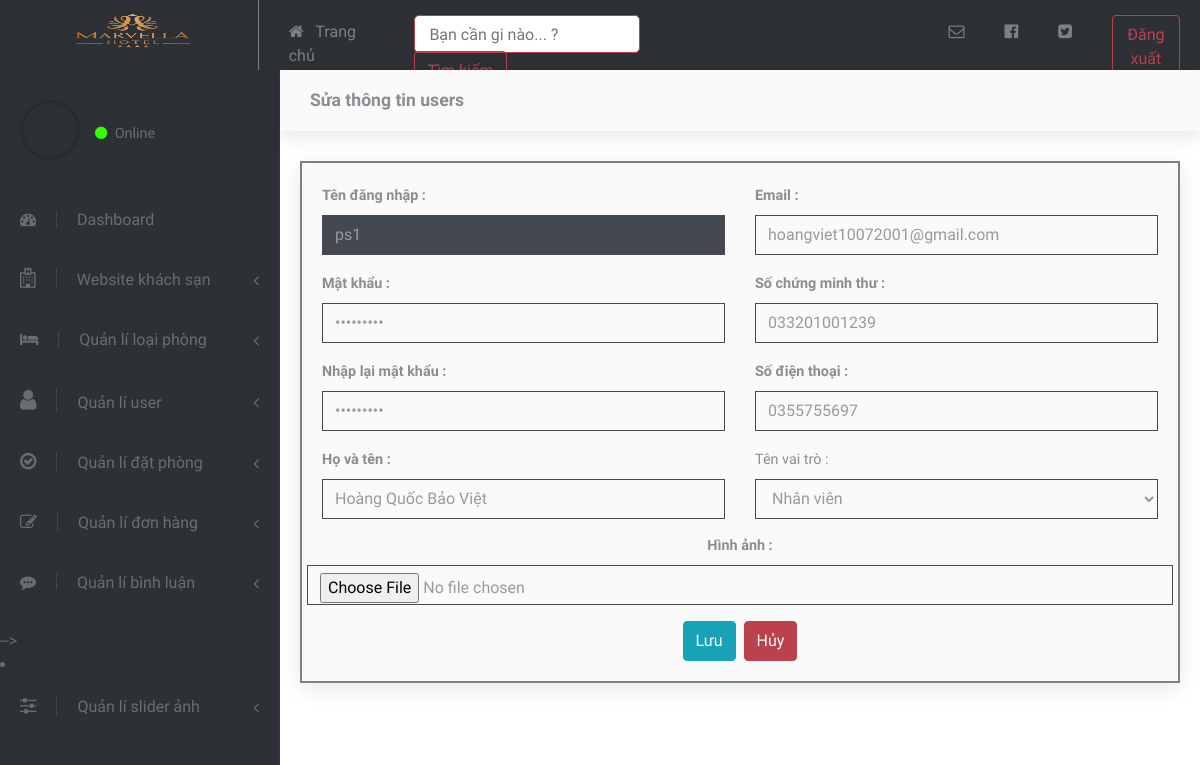
The page /admin/users/sua.php?id=ps1 on the database its author committed.
### tables this page shows
CREATE TABLE `users` (
  `id` varchar(255) NOT NULL,
  `mat_khau` varchar(255) NOT NULL,
  `ho_ten` varchar(255) NOT NULL,
  `hinh` varchar(255) NOT NULL,
  `email` varchar(255) NOT NULL,
  `so_chung_minh` varchar(255) NOT NULL,
  `sdt` varchar(255) NOT NULL,
  `ma_vai_tro` int(11) NOT NULL
);

CREATE TABLE `vai_tro` (
  `id` int(11) NOT NULL,
  `ten_vai_tro` varchar(255) NOT NULL
);

### dao/pdo.php (called while the page is built, shortened)
<?php
    function connect(){
        $host = "localhost" ;
        $dbname = "duanmot" ;
        $dbusername = "root" ;
        $dbpass = "" ;
        return new PDO("mysql:host=$host;dbname=$dbname;charset=utf8", $dbusername,$dbpass) ;
    }
      function select_all($sql){
        $connect = connect();
        $stml = $connect->prepare($sql);
        $stml->execute();
        return $select_all = $stml->fetchAll();
    }
    function select_one($sql){
        $connect = connect() ;
        $stmt = $connect->prepare($sql) ;
        $stmt->execute() ;
        return $select_one = $stmt->fetch() ;
    }
?>

### admin/users/sua.php (the view, shortened to what this page needs)
<?php
    require_once APP_PATH."/dao/pdo.php" ;
    if (isset($_GET['id'])) {
        $id = $_GET['id'];
        $sql = "select * from users where id = '$id'" ;
        $cout = connect()->prepare($sql);
        $cout->execute();
        if ($cout->rowCount() > 0) {
            $sql = "SELECT
            users.id ,
            users.mat_khau,
            users.ho_ten,
            users.hinh,
            users.email,
            users.so_chung_minh,
            users.sdt,
            users.ma_vai_tro as vt ,
            vai_tro.ten_vai_tro
            from users join vai_tro on users.ma_vai_tro = vai_tro.id where users.id = '$id'" ;
            $tt = select_one($sql) ;
        } else {
            try {
                header('location: ' . BASE_URL . "admin/users/list.php?msg=Users này không tồn tại !");
            } catch (PDOException $e) {
                echo $e->getMessage();
            }
        }
    }else{
        header('location: ' . BASE_URL . "admin/loai_phong/list.php?msg=Users này không tồn tại !");
    }
    $sql = "SELECT * FROM vai_tro" ;
    $vai_tro = select_all($sql) ;
    require_once APP_PATH."/admin/layout/layout.php" ;
?>
<div class="page-header" style=" background-color: #FAFAFA;box-shadow: 0px 5px 20px 0px rgba(0, 0, 0, 0.1);">
    <div class="container-fluid">
        <h2 class="h5 no-margin-bottom">Sửa thông tin users</h2>
    </div>
</div>
<div class="conten"
    style="margin: 30px 20px 30px 20px;box-shadow: 0px 5px 20px 0px rgba(0, 0, 0, 0.1); background-color: #FAFAFA;">
    <div class="box" style="border: 2px solid gray; padding: 20px;">
        <form action="<?php echo BASE_URL ?>admin/users/post-sua.php" method="POST" enctype="multipart/form-data">
            <div class="row d-flex justify-content-center align-items-center">
                <div class="col-md-6">
                    <div class="form-group">
                        <label for="" style="font-weight: bold;">Tên đăng nhập : </label>
                        <input type="text" placeholder="Tên đăng nhập" name="id" disabled class="form-control" value="<?php echo $tt['id'] ?>">
                    </div>
                    <div class="form-group">
                        <label for="" style="font-weight: bold;">Mật khẩu : </label>
                        <input type="password" placeholder="Mật khẩu" name="mat_khau" class="form-control" value="<?php echo $tt['mat_khau'] ?>">
                    </div>
                    <div class="form-group">
                        <label for="" style="font-weight: bold;">Nhập lại mật khẩu : </label>
                        <input type="password" placeholder="Nhập lại mật khẩu" name="cf_mat_khau" class="form-control" value="<?php echo $tt['mat_khau'] ?>">
                    </div>
                    <div class="form-group">
                        <label for="" style="font-weight: bold;">Họ và tên : </label>
                        <input type="text" placeholder="Họ và tên" name="ho_ten" class="form-control" value="<?php echo $tt['ho_ten'] ?>">
                    </div>
                </div>
                <div class="col-md-6">
                <div class="form-group">
                        <label for="" style="font-weight: bold;">Email : </label>
                        <input type="text" placeholder="Email" name="email" class="form-control" value="<?php echo $tt['email'] ?>">
                    </div>
                    <div class="form-group">
                        <label for="" style="font-weight: bold;">Số chứng minh thư : </label>
                        <input type="text" placeholder="Số chứng minh thư" name="so_chung_minh" class="form-control" value="<?php echo $tt['so_chung_minh'] ?>">
                    </div>
                    <div class="form-group">
                        <label for="" style="font-weight: bold;">Số điện thoại : </label>
                        <input type="text" placeholder="Số điện thoại" name="sdt" class="form-control" value="<?php echo $tt['sdt'] ?>">
                    </div>
                    <div class="form-group">
                        <label for="">Tên vai trò :</label>
                        <select name="ma_vai_tro" class="form-control">
                            <?php foreach ($vai_tro as $key ) { ?>
                            <option <?php if($key['id'] == $tt['vt']) : ?> selected <?php endif ?>
                                value="<?php echo $key['id'] ?>">
                                <?= $key['ten_vai_tro']?>
                            </option>
                            <?php } ?>
                        </select>
                    </div>
                </div>
            </div>
            <div class="row d-flex justify-content-center align-items-center form-group">
                <label for="" style="font-weight: bold;">Hình ảnh : </label>
                <input type="file" placeholder="Hình ảnh" name="hinh" class="form-control">
            </div>
            <div class="row d-flex justify-content-center align-items-center">
                <button type="submit" class="btn btn-info mr-1" name="addPro">Lưu</button>
                <a href="<?php echo BASE_URL ?>admin/users/list.php" class="btn btn-danger ml-1">Hủy</a>
            </div>
        </form>
    </div>
</div>

### public/css/style.default.css (style rules this page uses)
body { position: relative; }
a { -webkit-transition: all 0.3s; transition: all 0.3s; display: inline-block; }
button { cursor: pointer; }
input { outline: none; }
.no-margin-bottom { margin-bottom: 0 !important; }
.page-header { padding: 20px 15px; background: #2d3035; color: #8a8d93; margin-bottom: 30px; }
.form-control { height: calc(2.4rem + 2px); border: 1px solid #444951; background: transparent; border-radius: 0; color: #979a9f; padding: 0.45rem 0.75rem; }
.form-control:disabled, .form-control[readonly] { background: #444951; }
button, input[type='submit'] { cursor: pointer; font-family: inherit; font-weight: 300 !important; }
form label { font-size: .9rem; color: #8a8d93; }
.btn { font-weight: 400; border: 1px solid transparent; padding: 0.45rem 0.75rem; font-size: 1rem; line-height: 1.5; border-radius: 0.25rem; -webkit-transition: color 0.15s ease-in-out, background-color 0.15s ease-in-out, border-color 0.15s ease-in-out, -webkit-box-shadow 0.15s ease-in-out; transition: color 0.15s ease-in-out, background-color 0.15s ease-in-out, border-color 0.15s ease-in-out, -webkit-box-shadow 0.15s ease-in-out; transition: color 0.15s ease-in-out, background-color 0.15s ease-in-out, border-color 0.15s ease-in-out, box-shadow 0.15s ease-in-out; transition: color 0.15s ease-in-out, background-color 0.15s ease-in-out, border-color 0.15s ease-in-out, box-shadow 0.15s ease-in-out, -webkit-box-shadow 0.15s ease-in-out; }
.btn-info { color: color-yiq(#17a2b8); background-color: #17a2b8; border-color: #17a2b8; }
.btn-danger { color: color-yiq(#bb414d); background-color: #bb414d; border-color: #bb414d; }
body { font-family: "Muli", sans-serif; font-size: 1rem; font-weight: 400; line-height: 1.5; color: #8a8d93; background-color: #fff; }
a { color: #DB6574; text-decoration: none; }
h1, h2, h3, h4, h5, h6, .h1, .h2, .h3, .h4, .h5, .h6 { margin-bottom: 0.5rem; font-family: inherit; font-weight: 700; line-height: 1.2; color: inherit; }
h2, .h2 { font-size: 1.7rem; }
h5, .h5 { font-size: 1.1rem; }

### rows shown on the page
users: id "ps1", ho_ten "Hoàng Quốc Bảo Việt", email "hoangviet10072001@gmail.com", so_chung_minh "033201001239", sdt "0355755697", ma_vai_tro "Nhân viên"
